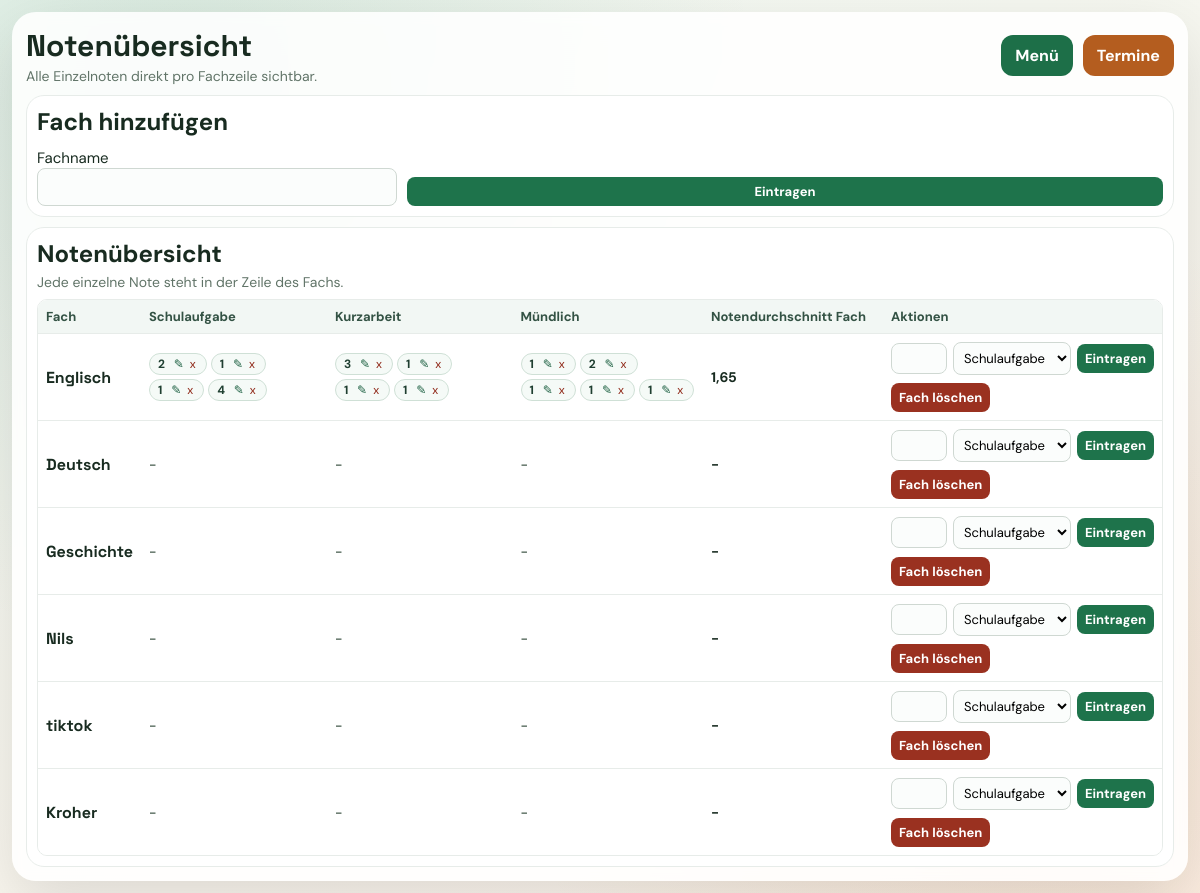
The page /notenuebersicht (signed in) on the database its author committed.
### tables this page shows
CREATE TABLE subjects (
            id INTEGER PRIMARY KEY AUTOINCREMENT,
            user_id INTEGER NOT NULL,
            name TEXT NOT NULL,
            FOREIGN KEY (user_id) REFERENCES users (id)
        );

CREATE TABLE grades (
            id INTEGER PRIMARY KEY AUTOINCREMENT,
            subject_id INTEGER NOT NULL,
            grade REAL NOT NULL,
            weight INTEGER NOT NULL,
            grade_type TEXT NOT NULL,
            FOREIGN KEY (subject_id) REFERENCES subjects (id)
        );

### main.py (the view)
@app.route("/notenuebersicht")
def notenuebersicht():
    if "user_id" not in session:
        return redirect(url_for("login"))
    conn = get_connection()
    cursor = conn.cursor()
    cursor.execute("SELECT * FROM subjects WHERE user_id = ?", (session["user_id"],))
    subjects_data = cursor.fetchall()
    subjects = []
    for subject in subjects_data:
        subject_dict = dict(subject)
        cursor.execute("SELECT * FROM grades WHERE subject_id = ?", (subject["id"],))
        grades = cursor.fetchall()
        subject_dict["grades"] = grades
        type_notes = {
            "Schulaufgabe": [],
            "Kurzarbeit": [],
            "Mündlich": [],
        }
        type_stats = {
            "Schulaufgabe": {"sum": 0, "count": 0},
            "Kurzarbeit": {"sum": 0, "count": 0},
            "Mündlich": {"sum": 0, "count": 0},
        }
        sum_grades = 0
        sum_weights = 0
        for grade in grades:
            weight = 2 if grade["grade_type"] == "Schulaufgabe" else 1
            sum_grades += grade["grade"] * weight
            sum_weights += weight
            if grade["grade_type"] in type_stats:
                type_stats[grade["grade_type"]]["sum"] += grade["grade"]
                type_stats[grade["grade_type"]]["count"] += 1
                type_notes[grade["grade_type"]].append({
                    "id": grade["id"],
                    "grade": grade["grade"],
                })
        subject_dict["average"] = round(sum_grades / sum_weights, 2) if sum_weights > 0 else "-"
        subject_dict["average_display"] = subject_dict["average_display"] = f"{subject_dict['average']:.2f}".replace(".", ",") if sum_weights > 0 else "-"
        subject_dict["schulaufgabe_count"] = type_stats["Schulaufgabe"]["count"]
        subject_dict["kurzarbeit_count"] = type_stats["Kurzarbeit"]["count"]
        subject_dict["muendlich_count"] = type_stats["Mündlich"]["count"]
        subject_dict["schulaufgabe_avg"] = round(type_stats["Schulaufgabe"]["sum"] / type_stats["Schulaufgabe"]["count"], 2) if type_stats["Schulaufgabe"]["count"] > 0 else "-"
        subject_dict["kurzarbeit_avg"] = round(type_stats["Kurzarbeit"]["sum"] / type_stats["Kurzarbeit"]["count"], 2) if type_stats["Kurzarbeit"]["count"] > 0 else "-"
        subject_dict["muendlich_avg"] = round(type_stats["Mündlich"]["sum"] / type_stats["Mündlich"]["count"], 2) if type_stats["Mündlich"]["count"] > 0 else "-"
        subject_dict["schulaufgabe_notes"] = type_notes["Schulaufgabe"]
        subject_dict["kurzarbeit_notes"] = type_notes["Kurzarbeit"]
        subject_dict["muendlich_notes"] = type_notes["Mündlich"]
        subjects.append(subject_dict)
    conn.close()
    return render_template("notenübersicht.html", subjects=subjects)

### templates/notenübersicht.html (shortened to what this page needs)
<!DOCTYPE html>
<html lang="de">
    <head>
    </head>
    <body>
        <main class="container">
            <header class="topbar">
                <div>
                    <h1 class="title">Notenübersicht</h1>
                      <p class="subtitle">Alle Einzelnoten direkt pro Fachzeile sichtbar.</p>
                </div>
                <nav class="nav" aria-label="Navigation">
                    <a class="link-btn" href="{{ url_for('menu') }}">Menü</a>
                    <a class="link-btn alt" href="{{ url_for('termine') }}">Termine</a>
                </nav>
            </header>
            <section class="panel">
                <h2 style="margin:0 0 10px;">Fach hinzufügen</h2>
                <form class="add-form" action="{{ url_for('add_subject') }}" method="POST">
                    <div>
                        <label for="subject-name">Fachname</label>
                        <input id="subject-name" type="text" name="name" required>
                    </div>
                    <button class="btn" type="submit">Eintragen</button>
                </form>
            </section>
            <section class="panel">
                <h2 style="margin:0;">Notenübersicht</h2>
                <p class="subtitle" style="margin-top:4px;">Jede einzelne Note steht in der Zeile des Fachs.</p>
                {% if subjects %}
                    <div class="table-wrap">
                        <table class="grade-table" aria-label="Notenübersicht Tabelle">
                            <thead>
                                <tr>
                                    <th>Fach</th>
                                    <th>Schulaufgabe</th>
                                    <th>Kurzarbeit</th>
                                    <th>Mündlich</th>
                                    <th>Notendurchschnitt Fach</th>
                                    <th>Aktionen</th>
                                </tr>
                            </thead>
                            <tbody>
                                {% for subject in subjects %}
                                    <tr>
                                        <td><h3 class="subject-name">{{ subject.name }}</h3></td>
                                        <td class="type-cell">
                                            {% if subject.schulaufgabe_notes %}
                                                <div class="note-badges">
                                                    {% for note in subject.schulaufgabe_notes %}
                                                        <span class="note-badge">
                                                            {{ note.grade | int }}
                                                            <span class="note-actions">
                                                                <button
                                                                    class="chip-btn edit"
                                                                    type="button"
                                                                    data-update-url="{{ url_for('update_grade', id=note.id) }}"
                                                                    data-current-grade="{{ note.grade | int }}"
                                                                    title="Note ändern"
                                                                >✎</button>
                                                                <form class="chip-form" action="{{ url_for('delete_grade', id=note.id) }}" method="POST">
                                                                    <button class="chip-btn delete" type="submit" title="Note löschen">x</button>
                                                                </form>
                                                            </span>
                                                        </span>
                                                    {% endfor %}
                                                </div>
                                            {% else %}
                                                <span class="cell-empty">-</span>
                                            {% endif %}
                                        </td>
                                        <td class="type-cell">
                                            {% if subject.kurzarbeit_notes %}
                                                <div class="note-badges">
                                                    {% for note in subject.kurzarbeit_notes %}
                                                        <span class="note-badge">
                                                            {{ note.grade | int }}
                                                            <span class="note-actions">
                                                                <button
                                                                    class="chip-btn edit"
                                                                    type="button"
                                                                    data-update-url="{{ url_for('update_grade', id=note.id) }}"
                                                                    data-current-grade="{{ note.grade | int }}"
                                                                    title="Note ändern"
                                                                >✎</button>
                                                                <form class="chip-form" action="{{ url_for('delete_grade', id=note.id) }}" method="POST">
                                                                    <button class="chip-btn delete" type="submit" title="Note löschen">x</button>
                                                                </form>
                                                            </span>
                                                        </span>
                                                    {% endfor %}
                                                </div>
                                            {% else %}
                                                <span class="cell-empty">-</span>
                                            {% endif %}
                                        </td>
                                        <td class="type-cell">
                                            {% if subject.muendlich_notes %}
                                                <div class="note-badges">
                                                    {% for note in subject.muendlich_notes %}
                                                        <span class="note-badge">
                                                            {{ note.grade | int }}
                                                            <span class="note-actions">
                                                                <button
                                                                    class="chip-btn edit"
                                                                    type="button"
                                                                    data-update-url="{{ url_for('update_grade', id=note.id) }}"
                                                                    data-current-grade="{{ note.grade | int }}"
                                                                    title="Note ändern"
                                                                >✎</button>
                                                                <form class="chip-form" action="{{ url_for('delete_grade', id=note.id) }}" method="POST">
                                                                    <button class="chip-btn delete" type="submit" title="Note löschen">x</button>
                                                                </form>
                                                            </span>
                                                        </span>
                                                    {% endfor %}
                                                </div>
                                            {% else %}
                                                <span class="cell-empty">-</span>
                                            {% endif %}
                                        </td>
                                        <td class="type-cell">{{ subject.average_display }}</td>
                                        <td>
                                            <form class="inline-form" action="{{ url_for('add_grade', subject_id=subject.id) }}" method="POST">
                                                <input id="grade-{{ subject.id }}" type="number" step="1" name="grade" min="1" max="6" required>
                                                <select id="type-{{ subject.id }}" name="grade_type" required>
                                                    <option value="Schulaufgabe">Schulaufgabe</option>
                                                </select>
                                                <button class="btn" type="submit">Eintragen</button>
                                            </form>
                                            <form action="{{ url_for('delete_subject', id=subject.id) }}" method="POST" style="margin-top:8px;">
                                                <button class="btn danger" type="submit" onclick="return confirm('Möchtest du das Fach und alle Noten wirklich löschen?')">Fach löschen</button>
                                            </form>
                                        </td>
                                    </tr>
                                {% endfor %}
                            </tbody>
                        </table>
                    </div>
                {% else %}
                    <p class="empty">Es sind noch keine Fächer vorhanden.</p>
                {% endif %}
            </section>
        </main>
    </body>
</html>

### rows shown on the page
subjects: name "Englisch", average_display "1,65", grade_type "Schulaufgabe"
grades: grade "2"
grades: grade "1"
grades: grade "1"
grades: grade "4"
grades: grade "3"
grades: grade "1"
grades: grade "1"
grades: grade "1"
grades: grade "1"
grades: grade "2"
grades: grade "1"
grades: grade "1"
grades: grade "1"
subjects: name "Deutsch", average_display "-", grade_type "Schulaufgabe"
subjects: name "Geschichte", average_display "-", grade_type "Schulaufgabe"
subjects: name "Nils", average_display "-", grade_type "Schulaufgabe"
subjects: name "tiktok", average_display "-", grade_type "Schulaufgabe"
subjects: name "Kroher", average_display "-", grade_type "Schulaufgabe"
